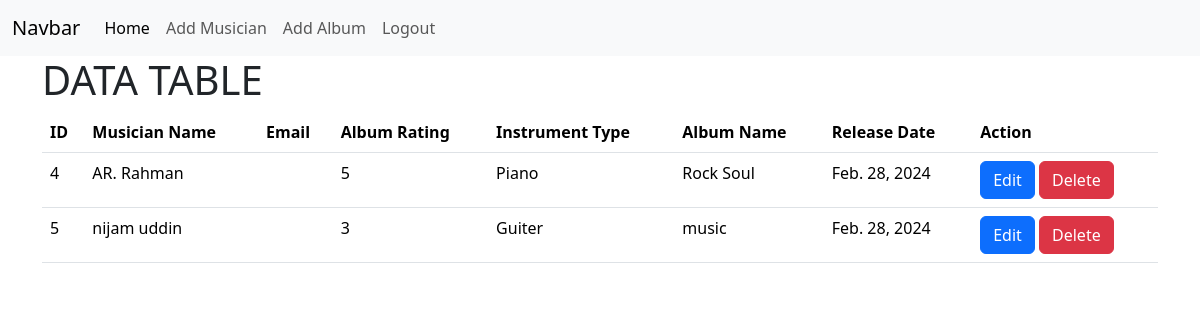
The app's page / (signed in) with its own data.
### app/models.py (models this page shows, shortened)
class Album(models.Model):
    RATING_CHOICES = [
        (1, '1'),
        (2, '2'),
        (3, '3'),
        (4, '4'),
        (5, '5'),
    ]
    album_name = models.CharField( max_length=50)
    musician = models.ForeignKey(Musician, on_delete=models.CASCADE)
    release_date = models.DateField(default=date.today)
    rating = models.IntegerField(choices=RATING_CHOICES )

class Musician(models.Model):
    first_name = models.CharField(blank=True,null=True, max_length=50)
    last_name = models.CharField( blank=True,null=True,max_length=50)
    email= models.EmailField(blank=True,null=True, max_length=254)
    phone_number = models.IntegerField()
    instrument_type = models.CharField(max_length=50)

### app/views.py (the view)
# urls.py: path('',views.home,name="homepage"),
def home(req):
    albums = Album.objects.all()
    return render(req, 'home.html', {'album': albums})

### app/templates/home.html
{% extends "base.html" %}
{% block body %}
    <div class="container m-auto">
        <h1>DATA TABLE</h1>
    {% if album %}
    <table class="table">
        <thead>
            <tr>
                <th scope="col">ID</th>
                <th scope="col">Musician Name</th>
                <th scope="col">Email</th>
                <th scope="col">Album Rating</th>
                <th scope="col">Instrument Type</th>
                <th scope="col">Album Name</th>
                <th scope="col">Release Date</th>
                <th scope="col">Action</th>
            </tr>
        </thead>
        <tbody>
      {% for data in album %}
    <tr>
      <td>{{data.musician.id}}</td>
      <td>{{ data.musician.first_name }} {{ data.musician.last_name }}</td>
      <td>{{data.musician.user.email}}</td>
      <td>{{data.rating}}</td>
      <td>{{data.musician.instrument_type}}</td>
      <td>{{data.album_name}}</td>
      <td>{{data.release_date}}</td>
      {% if user.is_authenticated %}
      <td>
      <a class="btn btn-primary" href="{% url "edit" data.id %}">Edit</a>
      <a class="btn btn-danger" href="{% url "delete" data.id %}">Delete</a>
      {% endif %}
    </td>
    </tr>
    {% endfor %}
  </tbody>
</table>
    {% else  %}
    <h5 class="text-danger">NO DATA FOUND</h5>
    <h5 class="text-warning">Make sure that you have added both Musician and Author to get result</h5>
    {% endif %}
    </div>
{% endblock body %}

### records on screen
Album: musician.id "4", musician.first_name "AR.", musician.last_name "Rahman", rating "5", musician.instrument_type "Piano", album_name "Rock Soul", release_date "Feb. 28, 2024"
Album: musician.id "5", musician.first_name "nijam", musician.last_name "uddin", rating "3", musician.instrument_type "Guiter", album_name "music", release_date "Feb. 28, 2024"
